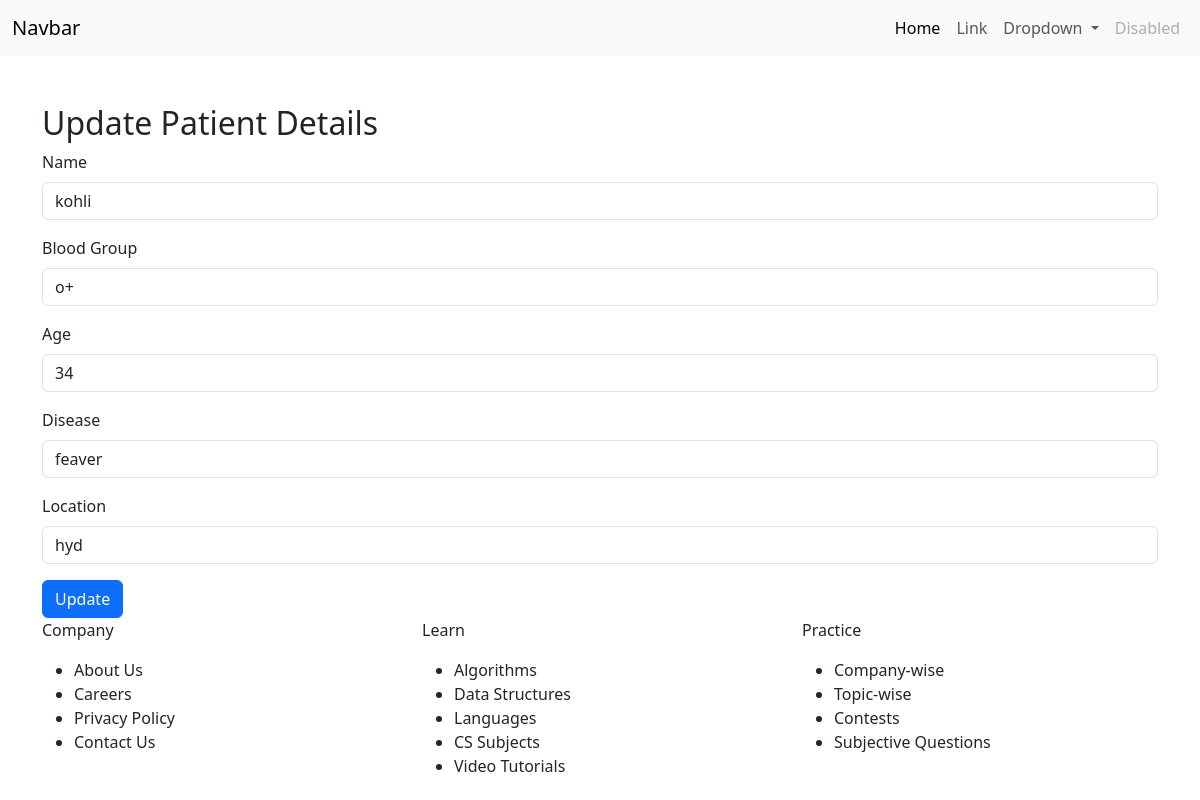
The page /patient/update/10/ on the database its author committed.
### app1/models.py (models this page shows, shortened)
class Patient(models.Model):
    Name = models.CharField(max_length=256)
    Blood_group=models.CharField(max_length=100)
    Age=models.IntegerField()
    Disease = models.CharField(max_length=256)
    Location = models.CharField(max_length=256)

### app1/views.py (the view, shortened to what this page needs)
# urls.py: path('patient/update/<int:id>/', views.update_patient, name='update_patient'),
def update_patient(request, id):
    patient = get_object_or_404(Patient, id=id)
    return render(request, "patient_form.html", {"patient": patient})

### app1/templates/patient_form.html (shortened to what this page needs)
{%extends 'demo.html'%}
{%block content%}
    <div class="container mt-5">
        <h2>Update Patient Details</h2>
        <form action="" method="POST">
            <div class="mb-3">
                <label for="Name" class="form-label">Name</label>
                <input type="text" class="form-control" id="Name" name="Name" value="{{ patient.Name }}" required>
            </div>
            <div class="mb-3">
                <label for="Blood_group" class="form-label">Blood Group</label>
                <input type="text" class="form-control" id="Blood_group" name="Blood_group" value="{{ patient.Blood_group }}" required>
            </div>
            <div class="mb-3">
                <label for="Age" class="form-label">Age</label>
                <input type="number" class="form-control" id="Age" name="Age" value="{{ patient.Age }}" required>
            </div>
            <div class="mb-3">
                <label for="Disease" class="form-label">Disease</label>
                <input type="text" class="form-control" id="Disease" name="Disease" value="{{ patient.Disease }}" required>
            </div>
            <div class="mb-3">
                <label for="Location" class="form-label">Location</label>
                <input type="text" class="form-control" id="Location" name="Location" value="{{ patient.Location }}" required>
            </div>
            <button type="submit" class="btn btn-primary">Update</button>
        </form>
    </div>
    {%endblock%}

### rows shown on the page
Patient: Name "kohli", Blood_group "o+", Age "34", Disease "feaver", Location "hyd"
